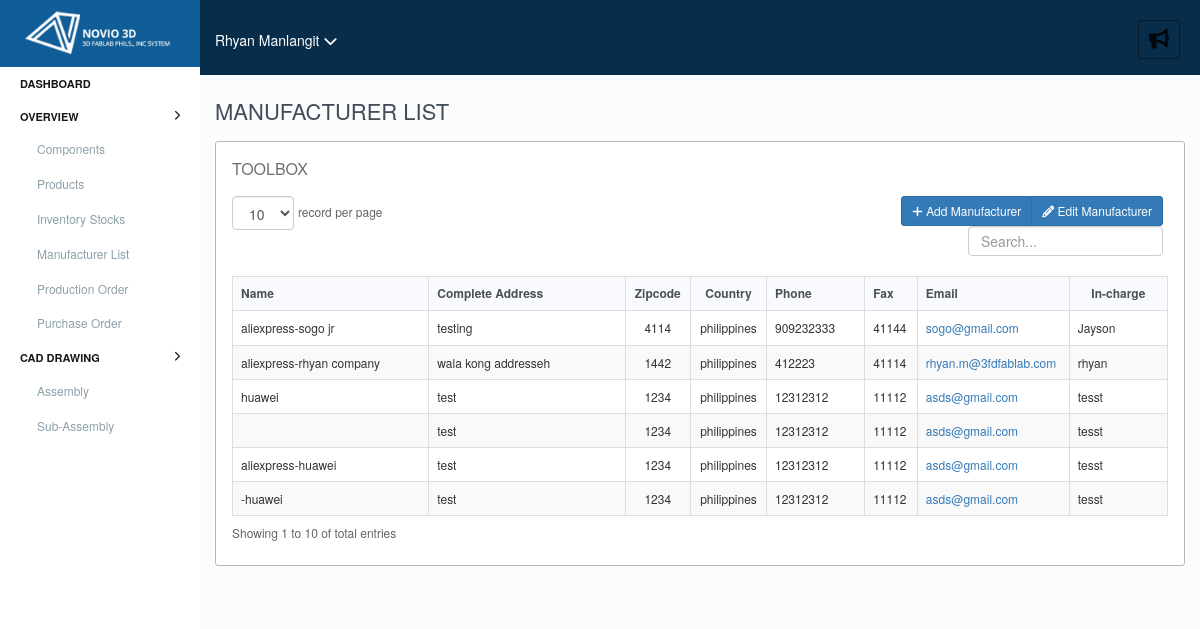
Screenshot of /index.php/manufacturer_controller with the database file from the repository.
### tables this page shows
CREATE TABLE `tbl_manufacturer` (
  `manufacturer_id` int(5) unsigned zerofill NOT NULL AUTO_INCREMENT,
  `manufacturer_name` varchar(255) DEFAULT NULL,
  `manufacturer_addrs` text,
  `manufacturer_zip` int(9) DEFAULT NULL,
  `manufacturer_country` varchar(255) DEFAULT 'Not Specified',
  `manufacturer_phone_nos` int(15) DEFAULT NULL,
  `manufacturer_fax_nos` int(10) DEFAULT NULL,
  `manufacturer_email` varchar(255) DEFAULT 'Not Specified',
  `manufacturer_incharge` varchar(255) DEFAULT 'Not Specified',
  `manufacturer_designation` varchar(255) DEFAULT 'Not Specified',
  PRIMARY KEY (`manufacturer_id`)
);

### application/controllers/manufacturer_controller.php (called while the page is built, shortened)
<?php if ( ! defined('BASEPATH')) exit('No direct script access allowed');
class manufacturer_controller extends CI_Controller {
	function __construct()
	{
		$this->load->helper('url');
		$this->load->helper('form');
	}
	private function _init()
	{
		$this->load->js('assets/themes/default/hero_files/bootstrap-modal.js');
	}
	public function index()
	{
		$this->load->model('manufacturer_model');
		$data['manufacturer_list'] = $this->manufacturer_model->get_allManufacturer();
		$this->load->section('sidebar', 'sidebar_panel/sidebar_admin');
		$this->load->view('vw_manufacturer/manufacturer',$data);
	}
}

### index.php (called while the page is built, shortened)
<?php
require_once BASEPATH.'core/CodeIgniter.php';

### application/models/Manufacturer_model.php (called while the page is built, shortened)
<?php
class Manufacturer_model extends CI_Model {
	public function get_allManufacturer(){
		$this->db->select('*');
		$this->db->from('tbl_manufacturer');
		$this->db->order_by('manufacturer_id','desc');
		$query = $this->db->get();
        return $result = $query->result_array();
	}
}

### application/views/vw_manufacturer/manufacturer.php (the view, shortened to what this page needs)
<div class="col-md-12" id="dashboard">
	<div class="section-title">Manufacturer List</div>
	<div class="content-box">
		<div class="panel">
			<div class="panel-body">
				<div class="content-title">Toolbox</div>
				<div class="row">
					<div class="col-md-6">
						<form class="form-inline" action="">
							<div class="form-group">
								<select class="form-control" id="pagenos">
								    <option>10</option>
								</select>
								<label for="recordpetpage" class="data-info">record per page</label>
							</div>
						</form>
					</div>
					<div class="col-md-6 text-right">
						<div class="tool-search">
							<div class="btn-group cont">
							  <button type="button" class="btn btn-primary btn-sm" data-toggle="modal" data-target="#addManufacturer"><i class="fa fa-plus" aria-hidden="true"></i> Add Manufacturer</button>
							  <button type="button" class="btn btn-primary btn-sm"><i class="fa fa-pencil" aria-hidden="true"></i> Edit Manufacturer</button>
							</div>
							<div class="cont">
								<form action="" class="form-inline">
									<div class="form-group">
										<input type="text" class="form-control" placeholder="Search...">
									</div>
								</form>
							</div>
						</div>
					</div>
					<div class="clearfix"></div>
					<div class="col-md-12">
						<div class="table-listing mt20">
							<table class="table table-striped table-bordered dataTable">
								<tr>
									<th width="20%">Name</th>
									<th width="20%">Complete Address</th>
									<th width="5%" class="text-center">Zipcode</th>
									<th width="5%" class="text-center">Country</th>
									<th width="10%">Phone</th>
									<th width="5%">Fax</th>
									<th width="10%">Email</th>
									<th width="10%" class="text-center">In-charge</th>
								</tr>
								<?php
									foreach ($manufacturer_list as $key => $value) {
										echo '<tr>';
										echo '<td>'.$value['manufacturer_name'].'</td>'.
											 '<td>'.$value['manufacturer_addrs'].'</td>'.
											 '<td class="text-center">'.$value['manufacturer_zip'].'</td>'.
											 '<td class="text-center">'.$value['manufacturer_country'].'</td>'.
											 '<td>'.$value['manufacturer_phone_nos'].'</td>'.
											 '<td>'.$value['manufacturer_fax_nos'].'</td>'.
											 '<td><a href="mailto:'.$value["manufacturer_email"].'" title="Send Email" >'.$value['manufacturer_email'].'</a></td>'.
											 '<td>'.$value['manufacturer_incharge'].'</td>';
										echo '</tr>';
									}
								 ?>
							</table>
						</div>
						<div class="control-tool-box">
							<p class="data-info">Showing 1 to 10 of total entries</p>
						</div>
					</div>
				</div>
			</div>
		</div>
	</div>
</div>

### assets/themes/novio/css/stylesheet.css (style rules this page uses)
html { height: 100%; font-family: serif; font-size: 137.5%; -webkit-font-smoothing: antialiased; }
body { min-height: 100%; background: #fafcfe; }
p { line-height: 1.5rem; margin-top: 1.5rem; margin-bottom: 0; }
table { margin-top: 1.5rem; border-spacing: 0px; border-collapse: collapse; }
table td, table th { padding: 0; line-height: 33px; }
.content-box { border: 1px solid #b5b7b8; margin-bottom: 15px; background: #fff; border-radius: 3px; }
.content-title { margin: 0 0 15px; padding: 0; text-transform: uppercase; font-size: 16px; opacity: .7; }
.section-title { font-size: 22px; text-transform: uppercase; padding: 0; font-weight: 100; margin: 0; color: #414C59; margin-bottom: 15px; }
.content-box .panel { -webkit-box-shadow: 0 0px 0px rgba(0,0,0,.05); box-shadow: 0 0px 0px rgba(0,0,0,.05); margin: 0; }
.table-listing table { margin: 0; }
.table-listing table.table { font-size: 12px; font-weight: 400; }
.table-listing table.table tr th { color: #4b5056; background-color: #f9fafe; }
.table-listing table.table tr th, .table-listing table.table tr td { vertical-align: middle; }
.mt20 { margin-top: 20px; }

### assets/themes/novio/css/custom.css (style rules this page uses)
#dashboard { padding-top: 20px; padding-bottom: 20px; }
.tool-search .cont { float: right; }
.tool-search .cont { padding-right: 5px; }
.tool-search .cont form input { height: 30px; }
.data-info { margin: 0; color: #636465; font-size: 12px; font-weight: 400; }

### rows the page displays
tbl_manufacturer: manufacturer_name "aliexpress-sogo jr", manufacturer_addrs "testing", manufacturer_zip "4114", manufacturer_country "philippines", manufacturer_phone_nos "909232333", manufacturer_fax_nos "41144", manufacturer_email "sogo@gmail.com", manufacturer_incharge "Jayson"
tbl_manufacturer: manufacturer_name "aliexpress-rhyan company", manufacturer_addrs "wala kong addresseh", manufacturer_zip "1442", manufacturer_country "philippines", manufacturer_phone_nos "412223", manufacturer_fax_nos "41114", manufacturer_email "rhyan.m@3fdfablab.com", manufacturer_incharge "rhyan"
tbl_manufacturer: manufacturer_name "huawei", manufacturer_addrs "test", manufacturer_zip "1234", manufacturer_country "philippines", manufacturer_phone_nos "12312312", manufacturer_fax_nos "11112", manufacturer_email "asds@gmail.com", manufacturer_incharge "tesst"
tbl_manufacturer: manufacturer_addrs "test", manufacturer_zip "1234", manufacturer_country "philippines", manufacturer_phone_nos "12312312", manufacturer_fax_nos "11112", manufacturer_email "asds@gmail.com", manufacturer_incharge "tesst"
tbl_manufacturer: manufacturer_name "aliexpress-huawei", manufacturer_addrs "test", manufacturer_zip "1234", manufacturer_country "philippines", manufacturer_phone_nos "12312312", manufacturer_fax_nos "11112", manufacturer_email "asds@gmail.com", manufacturer_incharge "tesst"
tbl_manufacturer: manufacturer_name "-huawei", manufacturer_addrs "test", manufacturer_zip "1234", manufacturer_country "philippines", manufacturer_phone_nos "12312312", manufacturer_fax_nos "11112", manufacturer_email "asds@gmail.com", manufacturer_incharge "tesst"
